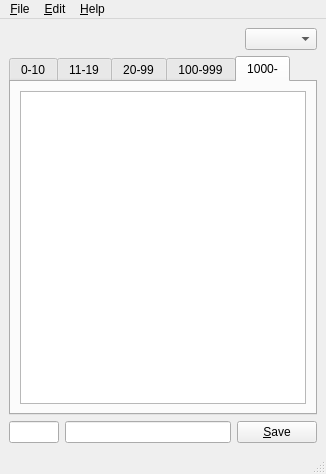
<?xml version="1.0" encoding="UTF-8"?>
<ui version="4.0">
 <class>MainWindow</class>
 <widget class="QMainWindow" name="MainWindow">
  <property name="geometry">
   <rect>
    <x>0</x>
    <y>0</y>
    <width>326</width>
    <height>474</height>
   </rect>
  </property>
  <property name="windowTitle">
   <string>Numbers</string>
  </property>
  <widget class="QWidget" name="centralwidget">
   <layout class="QVBoxLayout" name="verticalLayout">
    <item>
     <layout class="QHBoxLayout" name="horizontalLayout">
      <item>
       <spacer name="horizontalSpacer">
        <property name="orientation">
         <enum>Qt::Horizontal</enum>
        </property>
        <property name="sizeHint" stdset="0">
         <size>
          <width>40</width>
          <height>20</height>
         </size>
        </property>
       </spacer>
      </item>
      <item>
       <widget class="QComboBox" name="comboBox"/>
      </item>
     </layout>
    </item>
    <item>
     <widget class="QTabWidget" name="tabWidget">
      <property name="currentIndex">
       <number>4</number>
      </property>
      <widget class="QWidget" name="tab_10">
       <attribute name="title">
        <string>0-10</string>
       </attribute>
       <layout class="QVBoxLayout" name="verticalLayout_2">
        <item>
         <widget class="QTableWidget" name="tableWidget_10"/>
        </item>
       </layout>
      </widget>
      <widget class="QWidget" name="tab_19">
       <attribute name="title">
        <string>11-19</string>
       </attribute>
       <layout class="QVBoxLayout" name="verticalLayout_3">
        <item>
         <widget class="QTableWidget" name="tableWidget_19"/>
        </item>
       </layout>
      </widget>
      <widget class="QWidget" name="tab_99">
       <attribute name="title">
        <string>20-99</string>
       </attribute>
       <layout class="QVBoxLayout" name="verticalLayout_4">
        <item>
         <widget class="QTableWidget" name="tableWidget_99"/>
        </item>
       </layout>
      </widget>
      <widget class="QWidget" name="tab_100">
       <attribute name="title">
        <string>100-999</string>
       </attribute>
       <layout class="QVBoxLayout" name="verticalLayout_5">
        <item>
         <widget class="QTableWidget" name="tableWidget_100"/>
        </item>
       </layout>
      </widget>
      <widget class="QWidget" name="tab_1000">
       <attribute name="title">
        <string>1000-</string>
       </attribute>
       <layout class="QVBoxLayout" name="verticalLayout_6">
        <item>
         <widget class="QTableWidget" name="tableWidget_1000"/>
        </item>
       </layout>
      </widget>
     </widget>
    </item>
    <item>
     <layout class="QHBoxLayout" name="horizontalLayout_2">
      <item>
       <widget class="QLineEdit" name="lineEdit_num">
        <property name="maximumSize">
         <size>
          <width>50</width>
          <height>16777215</height>
         </size>
        </property>
       </widget>
      </item>
      <item>
       <widget class="QLineEdit" name="lineEdit_exp"/>
      </item>
      <item>
       <widget class="QPushButton" name="pushButton_save">
        <property name="text">
         <string>&amp;Save</string>
        </property>
       </widget>
      </item>
     </layout>
    </item>
   </layout>
  </widget>
  <widget class="QMenuBar" name="menubar">
   <property name="geometry">
    <rect>
     <x>0</x>
     <y>0</y>
     <width>326</width>
     <height>21</height>
    </rect>
   </property>
   <widget class="QMenu" name="menu_File">
    <property name="title">
     <string>&amp;File</string>
    </property>
    <addaction name="action_Open"/>
    <addaction name="action_Save"/>
    <addaction name="action_Quit"/>
   </widget>
   <widget class="QMenu" name="menu_Edit">
    <property name="title">
     <string>&amp;Edit</string>
    </property>
    <addaction name="actionSet_Font"/>
   </widget>
   <widget class="QMenu" name="menu_Help">
    <property name="title">
     <string>&amp;Help</string>
    </property>
    <addaction name="action_About_Numbers"/>
   </widget>
   <addaction name="menu_File"/>
   <addaction name="menu_Edit"/>
   <addaction name="menu_Help"/>
  </widget>
  <widget class="QStatusBar" name="statusbar"/>
  <action name="action_Quit">
   <property name="text">
    <string>&amp;Quit</string>
   </property>
  </action>
  <action name="action_About_Numbers">
   <property name="text">
    <string>&amp;About Numbers</string>
   </property>
  </action>
  <action name="action_Open">
   <property name="text">
    <string>&amp;Open</string>
   </property>
  </action>
  <action name="action_Save">
   <property name="text">
    <string>&amp;Save</string>
   </property>
  </action>
  <action name="actionSet_Font">
   <property name="text">
    <string>Set &amp;Font</string>
   </property>
  </action>
 </widget>
 <resources/>
 <connections/>
</ui>
